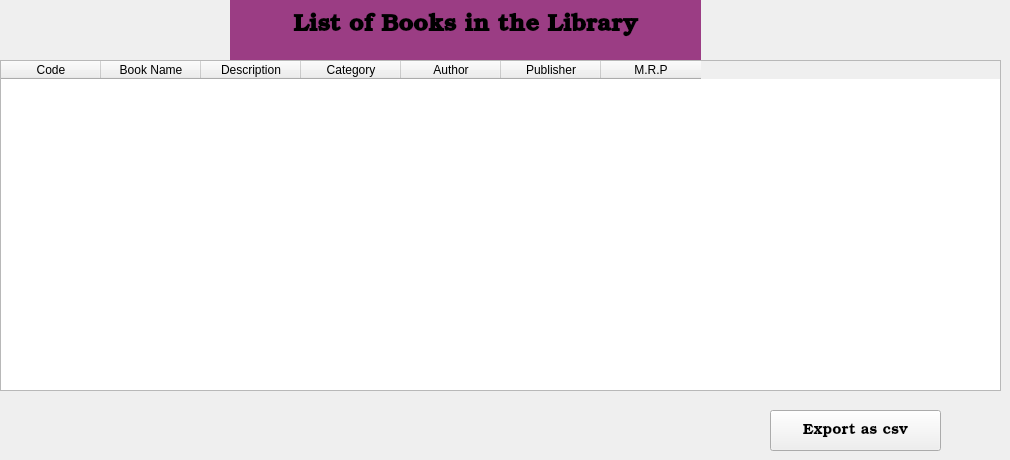
      <widget class="QWidget" name="tab">
       <attribute name="title">
        <string>All Books</string>
       </attribute>
       <widget class="QLabel" name="label_40">
        <property name="geometry">
         <rect>
          <x>230</x>
          <y>-10</y>
          <width>471</width>
          <height>71</height>
         </rect>
        </property>
        <property name="font">
         <font>
          <family>URW Bookman</family>
          <pointsize>18</pointsize>
          <weight>75</weight>
          <bold>true</bold>
         </font>
        </property>
        <property name="styleSheet">
         <string notr="true">background-color: rgb(155, 61, 132);</string>
        </property>
        <property name="text">
         <string>List of Books in the Library</string>
        </property>
        <property name="alignment">
         <set>Qt::AlignCenter</set>
        </property>
       </widget>
       <widget class="QTableWidget" name="tableWidget_6">
        <property name="geometry">
         <rect>
          <x>0</x>
          <y>60</y>
          <width>1001</width>
          <height>331</height>
         </rect>
        </property>
        <column>
         <property name="text">
          <string>Code</string>
         </property>
        </column>
        <column>
         <property name="text">
          <string>Book Name</string>
         </property>
        </column>
        <column>
         <property name="text">
          <string>Description</string>
         </property>
        </column>
        <column>
         <property name="text">
          <string>Category</string>
         </property>
        </column>
        <column>
         <property name="text">
          <string>Author</string>
         </property>
        </column>
        <column>
         <property name="text">
          <string>Publisher</string>
         </property>
        </column>
        <column>
         <property name="text">
          <string>M.R.P</string>
         </property>
        </column>
       </widget>
       <widget class="QPushButton" name="pushButton_27">
        <property name="geometry">
         <rect>
          <x>770</x>
          <y>410</y>
          <width>171</width>
          <height>41</height>
         </rect>
        </property>
        <property name="font">
         <font>
          <family>URW Bookman</family>
          <pointsize>11</pointsize>
         </font>
        </property>
        <property name="text">
         <string>Export as csv</string>
        </property>
       </widget>
      </widget>
